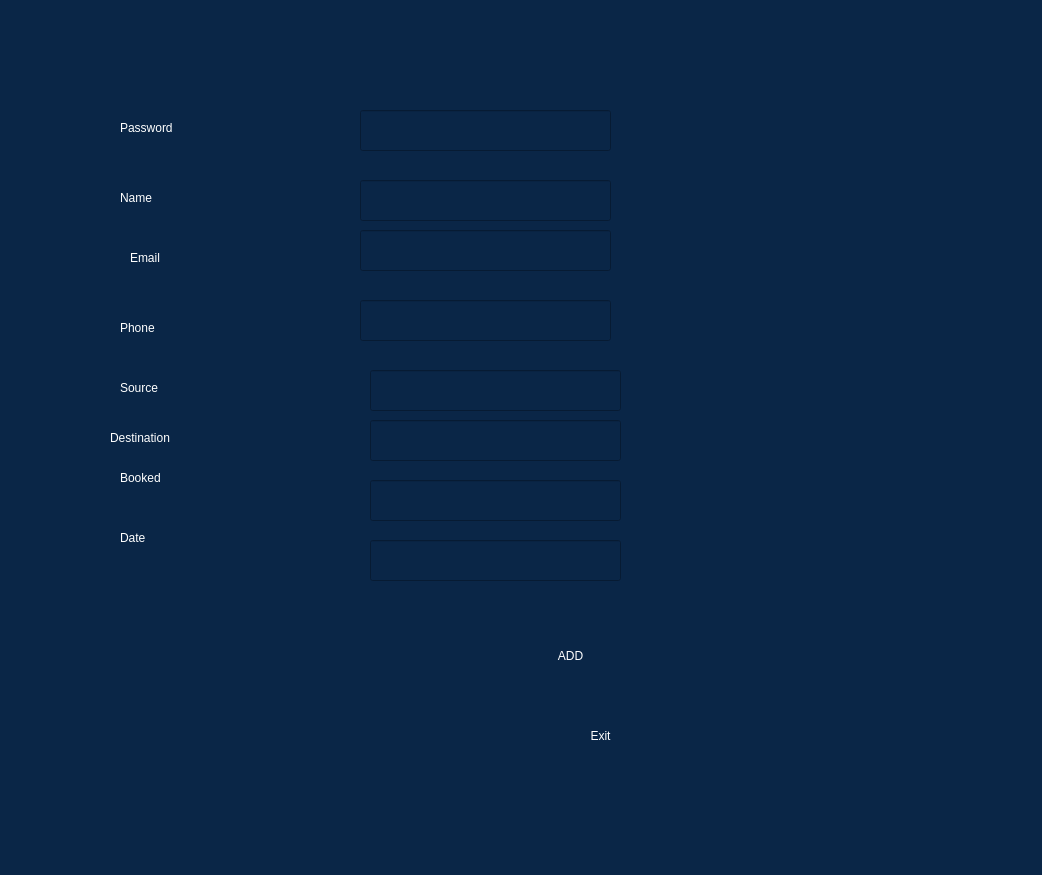
<?xml version="1.0" encoding="UTF-8"?>
<ui version="4.0">
 <class>Form</class>
 <widget class="QWidget" name="Form">
  <property name="geometry">
   <rect>
    <x>0</x>
    <y>0</y>
    <width>1042</width>
    <height>875</height>
   </rect>
  </property>
  <property name="windowTitle">
   <string>Form</string>
  </property>
  <property name="styleSheet">
   <string notr="true">background-color: rgb(10, 38, 71);</string>
  </property>
  <widget class="QLineEdit" name="password_txt">
   <property name="geometry">
    <rect>
     <x>360</x>
     <y>110</y>
     <width>251</width>
     <height>41</height>
    </rect>
   </property>
   <property name="styleSheet">
    <string notr="true">color: rgb(255, 255, 255);</string>
   </property>
  </widget>
  <widget class="QLabel" name="label_6">
   <property name="geometry">
    <rect>
     <x>120</x>
     <y>110</y>
     <width>201</width>
     <height>35</height>
    </rect>
   </property>
   <property name="styleSheet">
    <string notr="true">background-color: rgb(10, 38, 71);
border-color: qlineargradient(spread:pad, x1:0, y1:0, x2:1, y2:0, stop:0 rgba(24, 61, 61, 255), stop:0.471591 rgba(24, 61, 61, 255), stop:0.98 rgba(0, 0, 0, 255), stop:1 rgba(0, 0, 0, 0));
color: rgb(255, 255, 255);
font: 16pt &quot;Mongolian Baiti&quot;;
border-radius: 5px;


</string>
   </property>
   <property name="text">
    <string>Password</string>
   </property>
  </widget>
  <widget class="QLabel" name="label_7">
   <property name="geometry">
    <rect>
     <x>120</x>
     <y>180</y>
     <width>201</width>
     <height>35</height>
    </rect>
   </property>
   <property name="styleSheet">
    <string notr="true">background-color: rgb(10, 38, 71);
border-color: qlineargradient(spread:pad, x1:0, y1:0, x2:1, y2:0, stop:0 rgba(24, 61, 61, 255), stop:0.471591 rgba(24, 61, 61, 255), stop:0.98 rgba(0, 0, 0, 255), stop:1 rgba(0, 0, 0, 0));
color: rgb(255, 255, 255);
font: 16pt &quot;Mongolian Baiti&quot;;
border-radius: 5px;


</string>
   </property>
   <property name="text">
    <string>Name</string>
   </property>
  </widget>
  <widget class="QPushButton" name="addBt">
   <property name="geometry">
    <rect>
     <x>500</x>
     <y>630</y>
     <width>141</width>
     <height>51</height>
    </rect>
   </property>
   <property name="styleSheet">
    <string notr="true">background-color: rgb(10, 38, 71);
border-color: qlineargradient(spread:pad, x1:0, y1:0, x2:1, y2:0, stop:0 rgba(24, 61, 61, 255), stop:0.471591 rgba(24, 61, 61, 255), stop:0.98 rgba(0, 0, 0, 255), stop:1 rgba(0, 0, 0, 0));
color: rgb(255, 255, 255);
font: 16pt &quot;Mongolian Baiti&quot;;
border-radius: 5px;


</string>
   </property>
   <property name="text">
    <string>ADD</string>
   </property>
  </widget>
  <widget class="QPushButton" name="exit_btn">
   <property name="geometry">
    <rect>
     <x>530</x>
     <y>710</y>
     <width>141</width>
     <height>51</height>
    </rect>
   </property>
   <property name="styleSheet">
    <string notr="true">background-color: rgb(10, 38, 71);
border-color: qlineargradient(spread:pad, x1:0, y1:0, x2:1, y2:0, stop:0 rgba(24, 61, 61, 255), stop:0.471591 rgba(24, 61, 61, 255), stop:0.98 rgba(0, 0, 0, 255), stop:1 rgba(0, 0, 0, 0));
color: rgb(255, 255, 255);
font: 16pt &quot;Mongolian Baiti&quot;;
border-radius: 5px;


</string>
   </property>
   <property name="text">
    <string>Exit</string>
   </property>
  </widget>
  <widget class="QLineEdit" name="name">
   <property name="geometry">
    <rect>
     <x>360</x>
     <y>180</y>
     <width>251</width>
     <height>41</height>
    </rect>
   </property>
   <property name="styleSheet">
    <string notr="true">color: rgb(255, 255, 255);</string>
   </property>
  </widget>
  <widget class="QLabel" name="label_14">
   <property name="geometry">
    <rect>
     <x>130</x>
     <y>240</y>
     <width>201</width>
     <height>35</height>
    </rect>
   </property>
   <property name="styleSheet">
    <string notr="true">background-color: rgb(10, 38, 71);
border-color: qlineargradient(spread:pad, x1:0, y1:0, x2:1, y2:0, stop:0 rgba(24, 61, 61, 255), stop:0.471591 rgba(24, 61, 61, 255), stop:0.98 rgba(0, 0, 0, 255), stop:1 rgba(0, 0, 0, 0));
color: rgb(255, 255, 255);
font: 16pt &quot;Mongolian Baiti&quot;;
border-radius: 5px;


</string>
   </property>
   <property name="text">
    <string>Email</string>
   </property>
  </widget>
  <widget class="QLineEdit" name="mail_txt">
   <property name="geometry">
    <rect>
     <x>360</x>
     <y>230</y>
     <width>251</width>
     <height>41</height>
    </rect>
   </property>
   <property name="styleSheet">
    <string notr="true">color: rgb(255, 255, 255);</string>
   </property>
  </widget>
  <widget class="QLineEdit" name="phn_txt">
   <property name="geometry">
    <rect>
     <x>360</x>
     <y>300</y>
     <width>251</width>
     <height>41</height>
    </rect>
   </property>
   <property name="styleSheet">
    <string notr="true">color: rgb(255, 255, 255);</string>
   </property>
  </widget>
  <widget class="QLabel" name="label_15">
   <property name="geometry">
    <rect>
     <x>120</x>
     <y>310</y>
     <width>201</width>
     <height>35</height>
    </rect>
   </property>
   <property name="styleSheet">
    <string notr="true">background-color: rgb(10, 38, 71);
border-color: qlineargradient(spread:pad, x1:0, y1:0, x2:1, y2:0, stop:0 rgba(24, 61, 61, 255), stop:0.471591 rgba(24, 61, 61, 255), stop:0.98 rgba(0, 0, 0, 255), stop:1 rgba(0, 0, 0, 0));
color: rgb(255, 255, 255);
font: 16pt &quot;Mongolian Baiti&quot;;
border-radius: 5px;


</string>
   </property>
   <property name="text">
    <string>Phone</string>
   </property>
  </widget>
  <widget class="QLabel" name="label_16">
   <property name="geometry">
    <rect>
     <x>120</x>
     <y>370</y>
     <width>201</width>
     <height>35</height>
    </rect>
   </property>
   <property name="styleSheet">
    <string notr="true">background-color: rgb(10, 38, 71);
border-color: qlineargradient(spread:pad, x1:0, y1:0, x2:1, y2:0, stop:0 rgba(24, 61, 61, 255), stop:0.471591 rgba(24, 61, 61, 255), stop:0.98 rgba(0, 0, 0, 255), stop:1 rgba(0, 0, 0, 0));
color: rgb(255, 255, 255);
font: 16pt &quot;Mongolian Baiti&quot;;
border-radius: 5px;


</string>
   </property>
   <property name="text">
    <string>Source</string>
   </property>
  </widget>
  <widget class="QLabel" name="label_17">
   <property name="geometry">
    <rect>
     <x>110</x>
     <y>420</y>
     <width>201</width>
     <height>35</height>
    </rect>
   </property>
   <property name="styleSheet">
    <string notr="true">background-color: rgb(10, 38, 71);
border-color: qlineargradient(spread:pad, x1:0, y1:0, x2:1, y2:0, stop:0 rgba(24, 61, 61, 255), stop:0.471591 rgba(24, 61, 61, 255), stop:0.98 rgba(0, 0, 0, 255), stop:1 rgba(0, 0, 0, 0));
color: rgb(255, 255, 255);
font: 16pt &quot;Mongolian Baiti&quot;;
border-radius: 5px;


</string>
   </property>
   <property name="text">
    <string>Destination</string>
   </property>
  </widget>
  <widget class="QLabel" name="label_18">
   <property name="geometry">
    <rect>
     <x>120</x>
     <y>460</y>
     <width>201</width>
     <height>35</height>
    </rect>
   </property>
   <property name="styleSheet">
    <string notr="true">background-color: rgb(10, 38, 71);
border-color: qlineargradient(spread:pad, x1:0, y1:0, x2:1, y2:0, stop:0 rgba(24, 61, 61, 255), stop:0.471591 rgba(24, 61, 61, 255), stop:0.98 rgba(0, 0, 0, 255), stop:1 rgba(0, 0, 0, 0));
color: rgb(255, 255, 255);
font: 16pt &quot;Mongolian Baiti&quot;;
border-radius: 5px;


</string>
   </property>
   <property name="text">
    <string>Booked</string>
   </property>
  </widget>
  <widget class="QLabel" name="label_19">
   <property name="geometry">
    <rect>
     <x>120</x>
     <y>520</y>
     <width>201</width>
     <height>35</height>
    </rect>
   </property>
   <property name="styleSheet">
    <string notr="true">background-color: rgb(10, 38, 71);
border-color: qlineargradient(spread:pad, x1:0, y1:0, x2:1, y2:0, stop:0 rgba(24, 61, 61, 255), stop:0.471591 rgba(24, 61, 61, 255), stop:0.98 rgba(0, 0, 0, 255), stop:1 rgba(0, 0, 0, 0));
color: rgb(255, 255, 255);
font: 16pt &quot;Mongolian Baiti&quot;;
border-radius: 5px;


</string>
   </property>
   <property name="text">
    <string>Date</string>
   </property>
  </widget>
  <widget class="QLineEdit" name="ss">
   <property name="geometry">
    <rect>
     <x>370</x>
     <y>370</y>
     <width>251</width>
     <height>41</height>
    </rect>
   </property>
   <property name="styleSheet">
    <string notr="true">color: rgb(255, 255, 255);</string>
   </property>
  </widget>
  <widget class="QLineEdit" name="dd_2">
   <property name="geometry">
    <rect>
     <x>370</x>
     <y>420</y>
     <width>251</width>
     <height>41</height>
    </rect>
   </property>
   <property name="styleSheet">
    <string notr="true">color: rgb(255, 255, 255);</string>
   </property>
  </widget>
  <widget class="QLineEdit" name="bk_txt">
   <property name="geometry">
    <rect>
     <x>370</x>
     <y>480</y>
     <width>251</width>
     <height>41</height>
    </rect>
   </property>
   <property name="styleSheet">
    <string notr="true">color: rgb(255, 255, 255);</string>
   </property>
  </widget>
  <widget class="QLineEdit" name="date_txt_2">
   <property name="geometry">
    <rect>
     <x>370</x>
     <y>540</y>
     <width>251</width>
     <height>41</height>
    </rect>
   </property>
   <property name="styleSheet">
    <string notr="true">color: rgb(255, 255, 255);</string>
   </property>
  </widget>
 </widget>
 <resources/>
 <connections/>
</ui>
